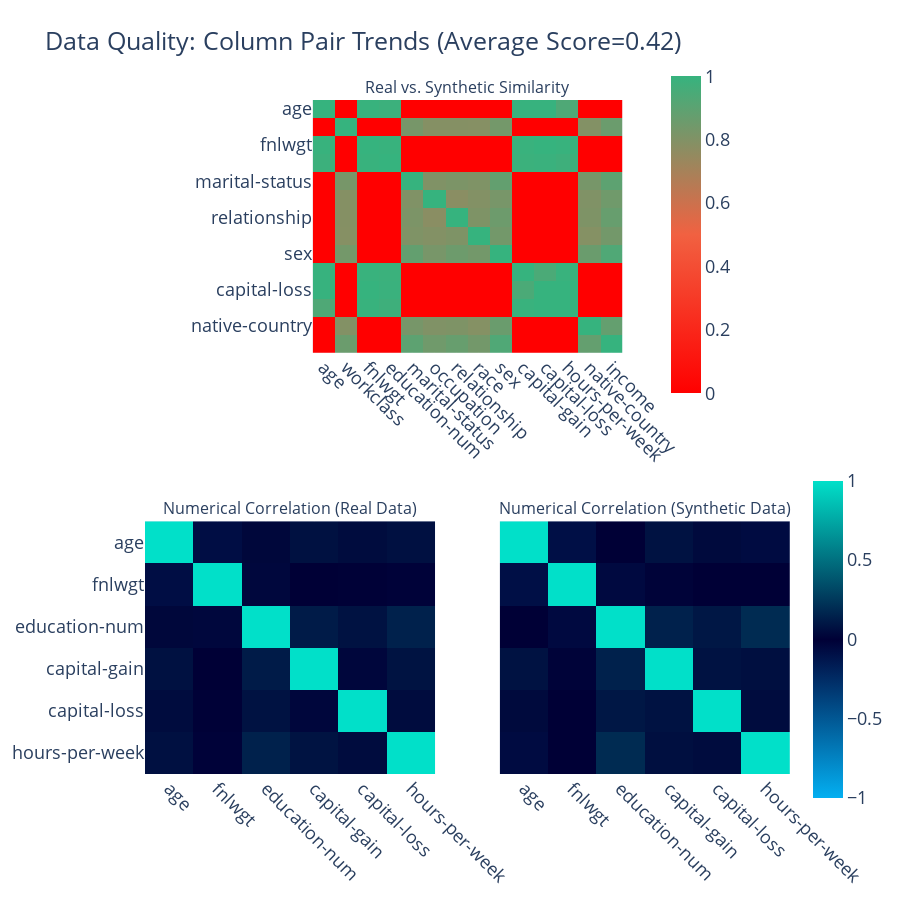

The notebook cell this image was saved under:
### Code cell
quality_report.get_visualization(property_name='Column Pair Trends').show(renderer='vscode')

### Figure 1 — Plotly figure (JSON) as saved in the notebook; plotly's stock layout.template omitted (floating-point values rounded to 4 significant figures; data arrays with more than 128 entries replaced by an {"elided": "..."} marker saying what was removed)
{"data": [{"coloraxis": "coloraxis", "hovertemplate": "<b>Column Pair</b><br>(%{x},%{y})<br><br>Similarity: %{z}<extra></extra>", "type": "heatmap", "x": ["age", "workclass", "fnlwgt", "education-num", "marital-status", "occupation", "relationship", "race", "sex", "capital-gain", "capital-loss", "hours-per-week", "native-country", "income"], "xaxis": "x", "y": ["age", "workclass", "fnlwgt", "education-num", "marital-status", "occupation", "relationship", "race", "sex", "capital-gain", "capital-loss", "hours-per-week", "native-country", "income"], "yaxis": "y", "z": {"elided": "14x14 float values"}}, {"coloraxis": "coloraxis2", "customdata": [[1, -0.086, -0.001, 0.082, 0.045, -0.06], [-0.086, 1, -0.053, -0.015, 0, -0.001], [-0.001, -0.053, 1, 0.149, 0.103, 0.191], [0.082, -0.015, 0.149, 1, 0.08, 0.069], [0.045, 0, 0.103, 0.08, 1, 0.052], [-0.06, -0.001, 0.191, 0.069, 0.052, 1]], "hovertemplate": "<b>Correlation</b><br>(%{x},%{y})<br><br>Synthetic: %{z}<br>(vs. Real: %{customdata})<extra></extra>", "type": "heatmap", "x": ["age", "fnlwgt", "education-num", "capital-gain", "capital-loss", "hours-per-week"], "xaxis": "x2", "y": ["age", "fnlwgt", "education-num", "capital-gain", "capital-loss", "hours-per-week"], "yaxis": "y2", "z": [[1, -0.074, 0.032, 0.074, 0.053, 0.072], [-0.074, 1, -0.04, -0.001, -0.003, -0.014], [0.032, -0.04, 1, 0.122, 0.081, 0.147], [0.074, -0.001, 0.122, 1, -0.032, 0.083], [0.053, -0.003, 0.081, -0.032, 1, 0.052], [0.072, -0.014, 0.147, 0.083, 0.052, 1]]}, {"coloraxis": "coloraxis2", "customdata": [[1, -0.074, 0.032, 0.074, 0.053, 0.072], [-0.074, 1, -0.04, -0.001, -0.003, -0.014], [0.032, -0.04, 1, 0.122, 0.081, 0.147], [0.074, -0.001, 0.122, 1, -0.032, 0.083], [0.053, -0.003, 0.081, -0.032, 1, 0.052], [0.072, -0.014, 0.147, 0.083, 0.052, 1]], "hovertemplate": "<b>Correlation</b><br>(%{x},%{y})<br><br>Synthetic: %{z}<br>(vs. Real: %{customdata})<extra></extra>", "type": "heatmap", "x": ["age", "fnlwgt", "education-num", "capital-gain", "capital-loss", "hours-per-week"], "xaxis": "x3", "y": ["age", "fnlwgt", "education-num", "capital-gain", "capital-loss", "hours-per-week"], "yaxis": "y3", "z": [[1, -0.086, -0.001, 0.082, 0.045, -0.06], [-0.086, 1, -0.053, -0.015, 0, -0.001], [-0.001, -0.053, 1, 0.149, 0.103, 0.191], [0.082, -0.015, 0.149, 1, 0.08, 0.069], [0.045, 0, 0.103, 0.08, 1, 0.052], [-0.06, -0.001, 0.191, 0.069, 0.052, 1]]}], "layout": {"annotations": [{"font": {"size": 16}, "showarrow": false, "text": "Real vs. Synthetic Similarity", "x": 0.5, "xanchor": "center", "xref": "paper", "y": 1, "yanchor": "bottom", "yref": "paper"}, {"font": {"size": 16}, "showarrow": false, "text": "Numerical Correlation (Real Data)", "x": 0.225, "xanchor": "center", "xref": "paper", "y": 0.375, "yanchor": "bottom", "yref": "paper"}, {"font": {"size": 16}, "showarrow": false, "text": "Numerical Correlation (Synthetic Data)", "x": 0.775, "xanchor": "center", "xref": "paper", "y": 0.375, "yanchor": "bottom", "yref": "paper"}], "coloraxis": {"cmax": 1, "cmin": 0, "colorbar": {"len": 0.5, "x": 0.8, "y": 0.8}, "colorscale": [[0, "#FF0000"], [0.5, "#F16141"], [1, "#36B37E"]]}, "coloraxis2": {"cmax": 1, "cmin": -1, "colorbar": {"len": 0.5, "y": 0.2}, "colorscale": [[0, "#03AFF1"], [0.5, "#000036"], [1, "#01E0C9"]]}, "font": {"size": 18}, "height": 900, "title": {"text": "Data Quality: Column Pair Trends (Average Score=0.42)"}, "width": 900, "xaxis": {"anchor": "y", "domain": [0.26, 0.74], "tickangle": 45}, "xaxis2": {"anchor": "y2", "domain": [0, 0.45], "tickangle": 45}, "xaxis3": {"anchor": "y3", "domain": [0.55, 1], "matches": "x2", "tickangle": 45}, "yaxis": {"anchor": "x", "autorange": "reversed", "domain": [0.625, 1]}, "yaxis2": {"anchor": "x2", "autorange": "reversed", "domain": [0, 0.375]}, "yaxis3": {"anchor": "x3", "autorange": "reversed", "domain": [0, 0.375], "matches": "y2", "visible": false}}}
